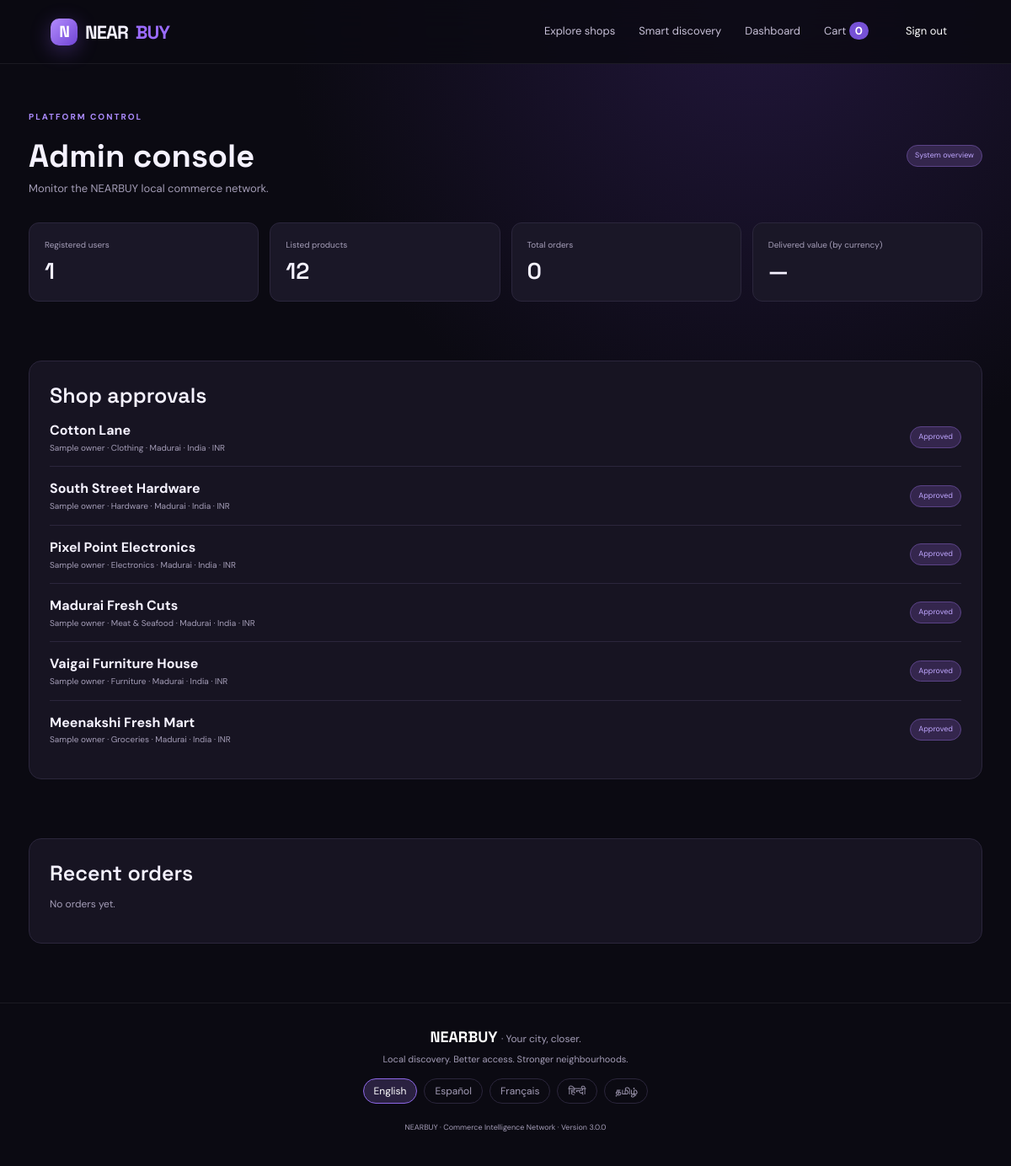
The page /admin (signed in) on the database its author committed.
### models.py (models this page shows)
class Shop(db.Model):
    id = db.Column(db.Integer, primary_key=True)
    name = db.Column(db.String(140), nullable=False)
    owner_name = db.Column(db.String(100), nullable=False)
    category = db.Column(db.String(60), nullable=False)
    description = db.Column(db.Text, default="")
    city = db.Column(db.String(80), nullable=False, index=True)
    area = db.Column(db.String(100), default="")
    address = db.Column(db.String(255), default="")
    phone = db.Column(db.String(30), default="")
    country = db.Column(db.String(2), nullable=False, default="IN")
    currency = db.Column(db.String(3), nullable=False, default="INR")
    timezone = db.Column(db.String(60), nullable=False, default="Asia/Kolkata")
    approved = db.Column(db.Boolean, default=True)
    created_at = db.Column(db.DateTime, default=datetime.utcnow)
    products = db.relationship("Product", backref="shop", cascade="all, delete-orphan")

### app.py (the view)
@app.route("/admin")
@role_required("admin")
def admin_dashboard():
    revenue_rows = (db.session.query(Order.currency, func.sum(Order.total))
                    .filter(Order.status == "Delivered").group_by(Order.currency).all())
    return render_template("admin_dashboard.html",
        shops=Shop.query.order_by(Shop.created_at.desc()).all(),
        orders=Order.query.order_by(Order.created_at.desc()).limit(30).all(),
        users_count=User.query.count(), products_count=Product.query.count(),
        orders_count=Order.query.count(),
        revenue={cur: total or 0 for cur, total in revenue_rows})

### app.py (called while the page is built)
def _(text, **kwargs):
    return translate(text, getattr(g, "lang", DEFAULT_LANGUAGE), **kwargs)

def country_name(code):
    return _(COUNTRIES.get(code, {}).get("name", code))

def lang_url(code):
    args = request.args.to_dict()
    args.pop("csrf_token", None)
    args["lang"] = code
    return request.path + "?" + urlencode(args)

@login_manager.user_loader
def load_user(user_id):
    user = db.session.get(User, int(user_id))
    return user if user and user.is_active else None

def role_required(*roles):
    def decorator(fn):
        @wraps(fn)
        @login_required
        def wrapped(*args, **kwargs):
            if current_user.role not in roles:
                abort(403)
            return fn(*args, **kwargs)
        return wrapped
    return decorator

def csrf_value():
    token = session.get("_csrf_token")
    if not token:
        token = secrets.token_urlsafe(32)
        session["_csrf_token"] = token
    return token

@app.before_request
def resolve_request_language():
    requested = request.args.get("lang")
    g.lang = resolve_language(
        requested,
        request.cookies.get(LANG_COOKIE),
        request.accept_languages.best_match(list(LANGUAGES)),
    )
    g.persist_lang = requested in LANGUAGES

@app.after_request
def remember_language(response):
    if getattr(g, "persist_lang", False):
        response.set_cookie(LANG_COOKIE, g.lang, max_age=60 * 60 * 24 * 365, samesite="Lax",
                            secure=app.config["SESSION_COOKIE_SECURE"])
    return response

@app.before_request
def protect_requests():
    if request.endpoint not in ("setup", "static", "health"):
        if not User.query.filter_by(role="admin").first():
            return redirect(url_for("setup"))
    if request.method == "POST":
        expected = session.get("_csrf_token")
        supplied = request.form.get("csrf_token", "")
        if not expected or not secrets.compare_digest(expected, supplied):
            abort(400, description=_("Security token expired. Refresh the page and try again."))

@app.context_processor
def inject_globals():
    cart = session.get("cart", {})
    return {
        "cart_count": sum(int(v) for v in cart.values()),
        "csrf_token": csrf_value,
        "app_version": app.config["VERSION"],
        "categories": CATEGORIES,
        "countries": COUNTRIES,
        "languages": LANGUAGES,
        "current_lang": g.lang,
        "direction": "rtl" if g.lang in RTL_LANGUAGES else "ltr",
    }

### templates/admin_dashboard.html
{% extends "base.html" %}{% block title %}{{ _("Admin console") }}{% endblock %}{% block content %}
<div class="dashboard-head"><div><div class="eyebrow">{{ _("PLATFORM CONTROL") }}</div><h1>{{ _("Admin console") }}</h1><p>{{ _("Monitor the NEARBUY local commerce network.") }}</p></div><span class="status">{{ _("System overview") }}</span></div>
<div class="metric-grid"><div class="metric"><small>{{ _("Registered users") }}</small><strong>{{ users_count }}</strong></div><div class="metric"><small>{{ _("Listed products") }}</small><strong>{{ products_count }}</strong></div><div class="metric"><small>{{ _("Total orders") }}</small><strong>{{ orders_count }}</strong></div><div class="metric"><small>{{ _("Delivered value (by currency)") }}</small>{% for cur, amt in revenue.items() %}<strong>{{ money(amt, cur) }}</strong>{% else %}<strong>—</strong>{% endfor %}</div></div>
<section class="panel section"><h2>{{ _("Shop approvals") }}</h2>{% for s in shops %}<div class="order-row"><div><b>{{ s.name }}</b><small>{{ s.owner_name }} · {{ _(s.category) }} · {{ s.city }} · {{ country_name(s.country) }} · {{ s.currency }}</small></div><div class="order-right">{% if s.approved %}<span class="status">{{ _("Approved") }}</span>{% else %}<form method="post" action="{{ url_for('approve_shop', shop_id=s.id) }}"><input type="hidden" name="csrf_token" value="{{ csrf_token() }}"><button class="btn small primary">{{ _("Approve shop") }}</button></form>{% endif %}</div></div>{% else %}<p class="muted">{{ _("No shops registered.") }}</p>{% endfor %}</section>
<section class="panel section"><h2>{{ _("Recent orders") }}</h2>{% for o in orders %}<div class="order-row"><div><b>{{ _("Order #{id}", id=o.id) }} · {{ o.shop.name }} · {{ o.customer_name }}</b><small>{{ o.created_at|localtime(o.timezone) }}</small></div><div class="order-right"><b>{{ money(o.total, o.currency) }}</b><span class="status">{{ _(o.status) }}</span></div></div>{% else %}<p class="muted">{{ _("No orders yet.") }}</p>{% endfor %}</section>
{% endblock %}

### static/style.css (style rules this page uses)
:root { --bg:#0b0a12;--panel:#151321;--panel2:#1b182a;--line:#2b263c;--text:#f5f2ff;--muted:#a49db7;--purple:#9b6cff;--purple2:#7145d8;--green:#73e0b0;--font:'DM Sans',sans-serif;--display:'Space Grotesk',sans-serif }
* { box-sizing:border-box }
body { margin:0;background:radial-gradient(circle at 75% 0%,#21163a 0,transparent 34%),var(--bg);color:var(--text);font-family:var(--font);line-height:1.55 }
.eyebrow { font-size:10px;font-weight:700;letter-spacing:2px;color:#ad8cff;margin-bottom:14px }
.section { margin-top:70px }
.section-head h2,.panel h2 { font:600 25px var(--display);margin:0 }
.muted { color:var(--muted);font-size:12px }
.auth-card,.panel { background:#171422;border:1px solid var(--line);border-radius:15px;padding:24px }
.cart-row,.order-row { display:flex;align-items:center;gap:14px;padding:14px 0;border-bottom:1px solid var(--line) }
.cart-row:last-child,.order-row:last-child { border:0 }
.cart-product small,.order-row small { font-size:10px;color:var(--muted);display:block }
.dashboard-head { display:flex;justify-content:space-between;align-items:center;padding:55px 0 25px }
.dashboard-head h1 { font:700 38px var(--display);margin:0 }
.dashboard-head p { color:var(--muted);font-size:13px;margin:5px 0 }
.order-right { display:grid;justify-items:end;gap:5px;margin-left:auto }
.status { font-size:9px;color:#bfa6ff;background:#34264d;border:1px solid #5b4387;border-radius:20px;padding:5px 9px;white-space:nowrap }
.metric-grid { display:grid;grid-template-columns:repeat(4,1fr);gap:13px }
.metric { background:#1a1727;border:1px solid var(--line);border-radius:12px;padding:18px;display:grid;gap:6px }
.metric small { color:var(--muted);font-size:10px }
.metric strong { font:600 27px var(--display) }

### rows shown on the page
Shop: name "Cotton Lane", owner_name "Sample owner", city "Madurai", country "India", currency "INR"
Shop: name "South Street Hardware", owner_name "Sample owner", city "Madurai", country "India", currency "INR"
Shop: name "Pixel Point Electronics", owner_name "Sample owner", city "Madurai", country "India", currency "INR"
Shop: name "Madurai Fresh Cuts", owner_name "Sample owner", city "Madurai", country "India", currency "INR"
Shop: name "Vaigai Furniture House", owner_name "Sample owner", city "Madurai", country "India", currency "INR"
Shop: name "Meenakshi Fresh Mart", owner_name "Sample owner", city "Madurai", country "India", currency "INR"

### other values the page prints
{{ cart_count }} "0"
{{ users_count }} "1"
{{ products_count }} "12"
{{ orders_count }} "0"
{{ name }} "English" "Español" "Français" "हिन्दी" "தமிழ்"
{{ app_version }} "3.0.0"
